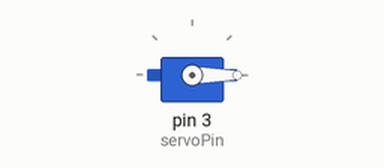
Simulated run of this sketch. Board: Arduino Uno, built with avr-gcc and run on an emulated ATmega328P. Parts: servo.

Above: at 0.05 s.
At 1.5 s:
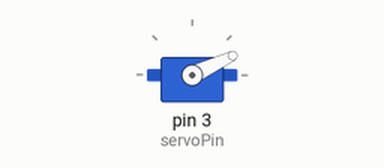
At 3.0 s:
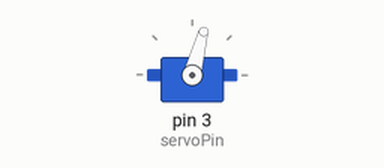
Timing chart, 0 to 6.9 s (numbered marks = the images above):
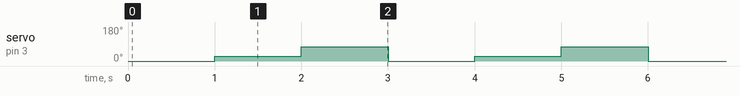

The sketch:

servo.ino
```cpp
// Include the Servo library
#include <Servo.h>
// Declare the Servo pin
int servoPin = 3;
// Create a servo object
Servo Servo1;
void setup() {
   // We need to attach the servo to the used pin number
   Servo1.attach(servoPin);
}
void loop(){
   // Make servo go to 0 degrees
   Servo1.write(0);
   delay(1000);
   // Make servo go to 90 degrees
   Servo1.write(25);
   delay(1000);
   // Make servo go to 180 degrees
   Servo1.write(75);
   delay(1000);
}
```

Measured:
- by itself, servo on pin 3 (servoPin): repeats every 3.0 s: 75° 1.0 s, 0° 1.0 s, 25° 1.0 s
